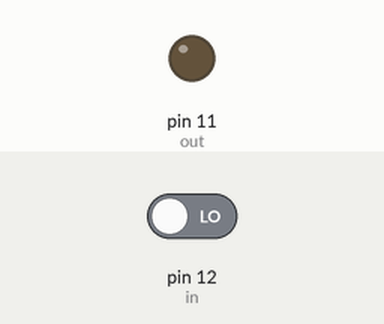
Simulated run of this sketch. Board: Arduino Uno, built with avr-gcc and run on an emulated ATmega328P. Shown: output pins drawn as LEDs (lit = HIGH). The inputs (shaded band) are chosen by the test bench; at power-on: pin 12 (in) LOW.

Above: at 1.2 s.
1.3 s: pin 12 (in) driven HIGH
At 2.3 s:
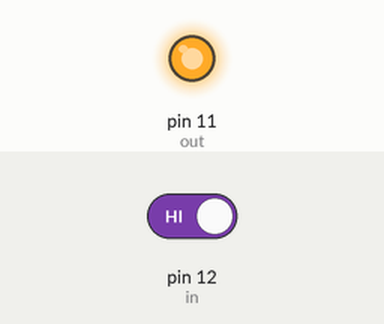
2.8 s: pin 12 (in) driven LOW
At 3.4 s:
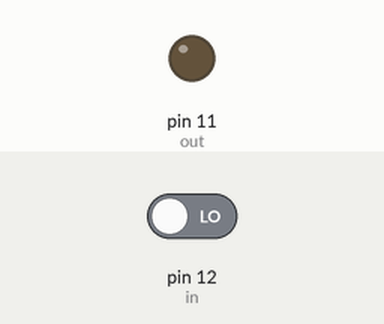
Timing chart, 0 to 5.8 s (numbered marks = the images above; inputs shaded):
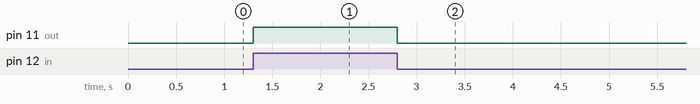

Measured:
- after the input at 1.3 s, pin 11 (out): LOW → HIGH at once
- after the input at 2.8 s, pin 11 (out): HIGH → LOW at once

The sketch:

RelayTest.ino
```cpp
int out = 11;
int in = 12;
bool on = true;

void setup() {
  pinMode(out, OUTPUT);
  pinMode(in, INPUT);
}

void loop() {
  digitalWrite(out, digitalRead(in) == on);
}
```
